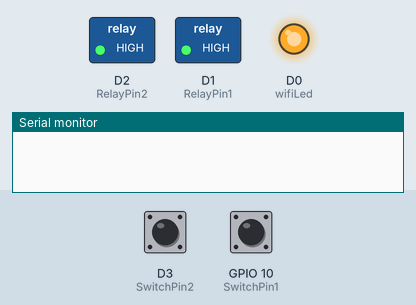
The sketch below on a simulated ESP8266 (NodeMCU). Shown: switched loads named in the sketch (green lamp = pin HIGH), output pins drawn as LEDs (lit = HIGH), the last lines printed to the serial monitor. The test bench sets the inputs (shaded band); at power-on: D3 (SwitchPin2) HIGH, GPIO 10 (SwitchPin1) HIGH. WiFi joins after 1.5 s; servers stay silent unless stated.

Above: at 3.1 s.
3.2 s: D3 (SwitchPin2) pulled LOW for 0.15 s
At 3.29 s:
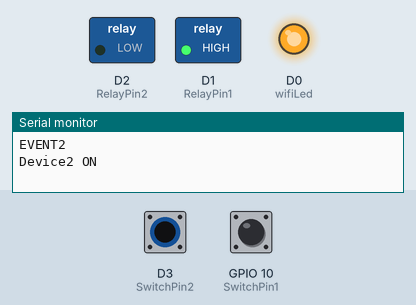
4.8 s: GPIO 10 (SwitchPin1) pulled LOW for 0.15 s
At 4.89 s:
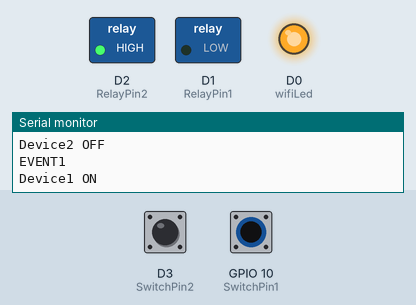
6.4 s: GPIO 10 (SwitchPin1) pulled LOW for 3.2 s
At 10.6 s:
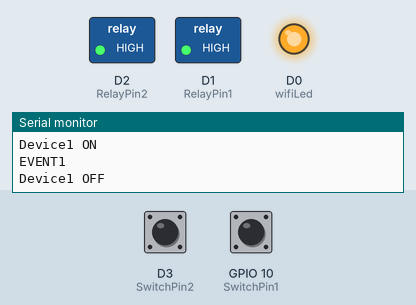
11.1 s: D3 (SwitchPin2) pulled LOW for 3.2 s
At 11.7 s:
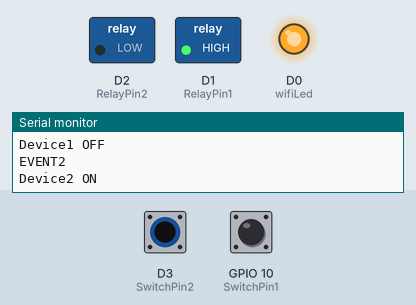
15.8 s: D3 (SwitchPin2) driven LOW and GPIO 10 (SwitchPin1) driven LOW
At 16.6 s:
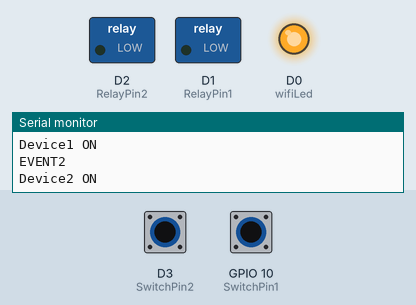
Timing chart, 0 to 18.4 s (numbered marks = the images above; inputs shaded):
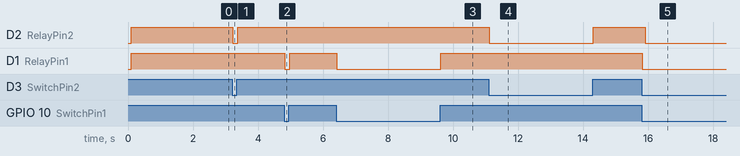

Measured:
- after the input at 3.2 s, D2 (RelayPin2): HIGH → LOW at once, → HIGH 0.15 s later
- after the input at 4.8 s, D1 (RelayPin1): HIGH → LOW at once, → HIGH 0.15 s later
- after the input at 6.4 s, D1 (RelayPin1): HIGH → LOW at once, → HIGH 3.2 s later
- after the input at 11.1 s, D2 (RelayPin2): HIGH → LOW at once, → HIGH 3.2 s later
- after the input at 15.8 s, D2 (RelayPin2): HIGH → LOW after 0.12 s; D1 (RelayPin1): HIGH → LOW at once

The sketch:

2Relay_Switch.ino
```cpp
#define BLYNK_TEMPLATE_ID ""
#define BLYNK_DEVICE_NAME ""
#define BLYNK_FIRMWARE_VERSION        "0.1.0"
#define BLYNK_PRINT Serial
#define USE_NODE_MCU_BOARD

#include "BlynkEdgent.h"
#include <AceButton.h>
using namespace ace_button;

#define RelayPin1 5  //D1
#define RelayPin2 4  //D2

#define SwitchPin1 10  //SD3
#define SwitchPin2 D3   //D3

#define wifiLed   16   //D0


#define VPIN_BUTTON_1    V1
#define VPIN_BUTTON_2    V2

int toggleState_1 = 0; //Define integer to remember the toggle state for relay 1
int toggleState_2 = 0; //Define integer to remember the toggle state for relay 2

ButtonConfig config1;
AceButton button1(&config1);
ButtonConfig config2;
AceButton button2(&config2);

void handleEvent1(AceButton*, uint8_t, uint8_t);
void handleEvent2(AceButton*, uint8_t, uint8_t);
void relayOnOff(int relay){
    switch(relay){
      case 1:
             if(toggleState_1 == 0){
              digitalWrite(RelayPin1, LOW); // turn on relay 1
              toggleState_1 = 1;
              Serial.println("Device1 ON");
              }
             else{
              digitalWrite(RelayPin1, HIGH); // turn off relay 1
              toggleState_1 = 0;
              Serial.println("Device1 OFF");
              }
             delay(100);
      break;
      case 2:
             if(toggleState_2 == 0){
              digitalWrite(RelayPin2, LOW); // turn on relay 2
              toggleState_2 = 1;
              Serial.println("Device2 ON");
              }
             else{
              digitalWrite(RelayPin2, HIGH); // turn off relay 2
              toggleState_2 = 0;
              Serial.println("Device2 OFF");
              }
             delay(100);
      break;
      default : break;
      }
}

BLYNK_CONNECTED() {
  // Request the latest state from the server
  Blynk.syncVirtual(VPIN_BUTTON_1);
  Blynk.syncVirtual(VPIN_BUTTON_2);
}

BLYNK_WRITE(VPIN_BUTTON_1) {
  toggleState_1 = param.asInt();
  if(toggleState_1 == 1){
    digitalWrite(RelayPin1, LOW);
  }
  else {
    digitalWrite(RelayPin1, HIGH);
  }
}

BLYNK_WRITE(VPIN_BUTTON_2) {
  toggleState_2 = param.asInt();
  if(toggleState_2 == 1){
    digitalWrite(RelayPin2, LOW);
  }
  else {
    digitalWrite(RelayPin2, HIGH);
  }
}
void setup()
{
  Serial.begin(115200);
  delay(100);

  pinMode(RelayPin1, OUTPUT);
  pinMode(RelayPin2, OUTPUT);

  pinMode(wifiLed, OUTPUT);

  pinMode(SwitchPin1, INPUT_PULLUP);
  pinMode(SwitchPin2, INPUT_PULLUP);

  digitalWrite(RelayPin1, HIGH);
  digitalWrite(RelayPin2, HIGH);

  digitalWrite(wifiLed, HIGH);

  config1.setEventHandler(button1Handler);
  config2.setEventHandler(button2Handler);

  button1.init(SwitchPin1);
  button2.init(SwitchPin2);

  BlynkEdgent.begin();

  Blynk.virtualWrite(VPIN_BUTTON_1, toggleState_1);
  Blynk.virtualWrite(VPIN_BUTTON_2, toggleState_2);
}

void loop() {
    BlynkEdgent.run();
    button1.check();
    button2.check();
}

void button1Handler(AceButton* button, uint8_t eventType, uint8_t buttonState) {
  Serial.println("EVENT1");
  relayOnOff(1);
  Blynk.virtualWrite(VPIN_BUTTON_1, toggleState_1);   // Update Button Widget
}
void button2Handler(AceButton* button, uint8_t eventType, uint8_t buttonState) {
  Serial.println("EVENT2");
  relayOnOff(2);
  Blynk.virtualWrite(VPIN_BUTTON_2, toggleState_2);   // Update Button Widget
}
```
